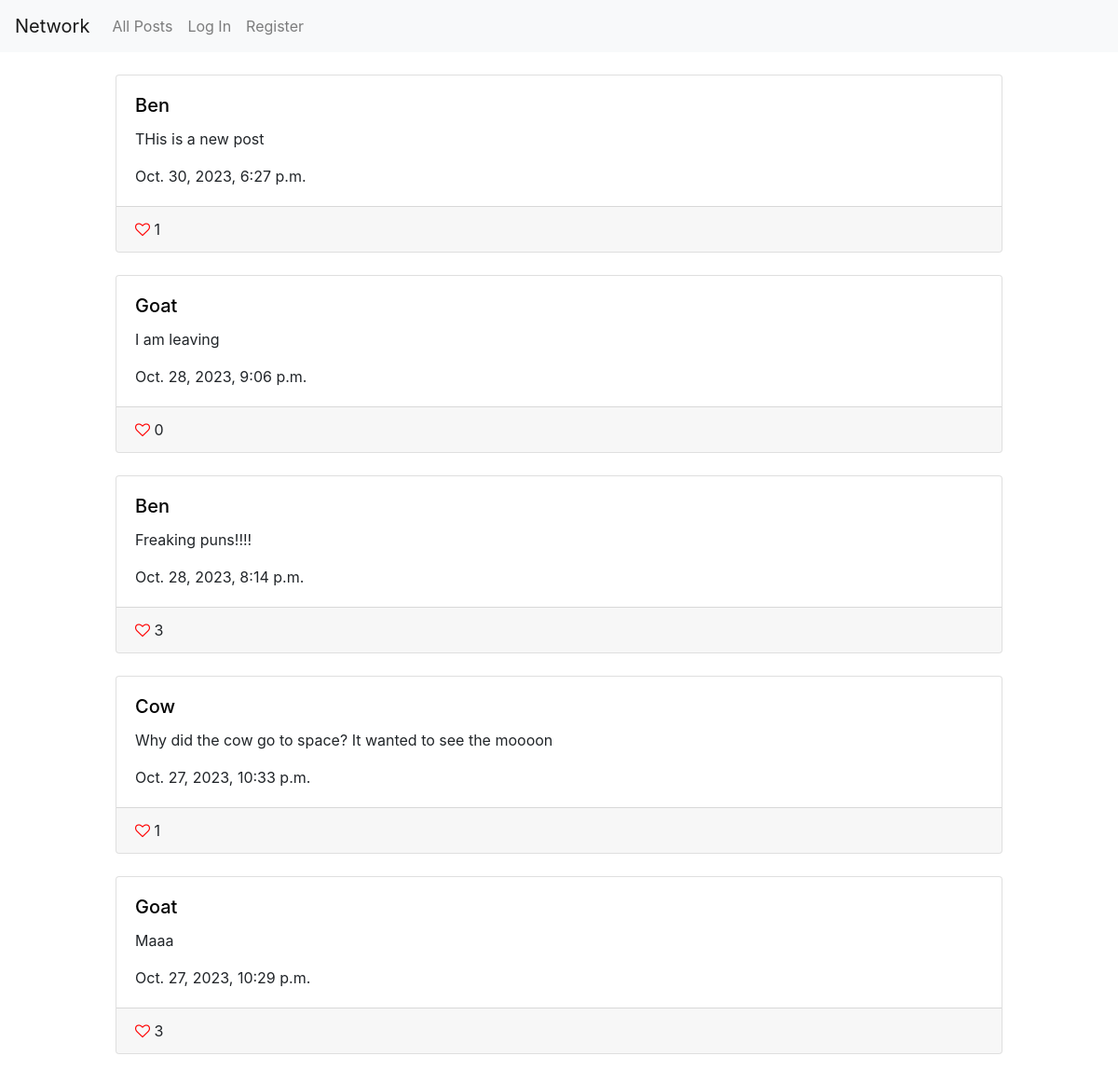
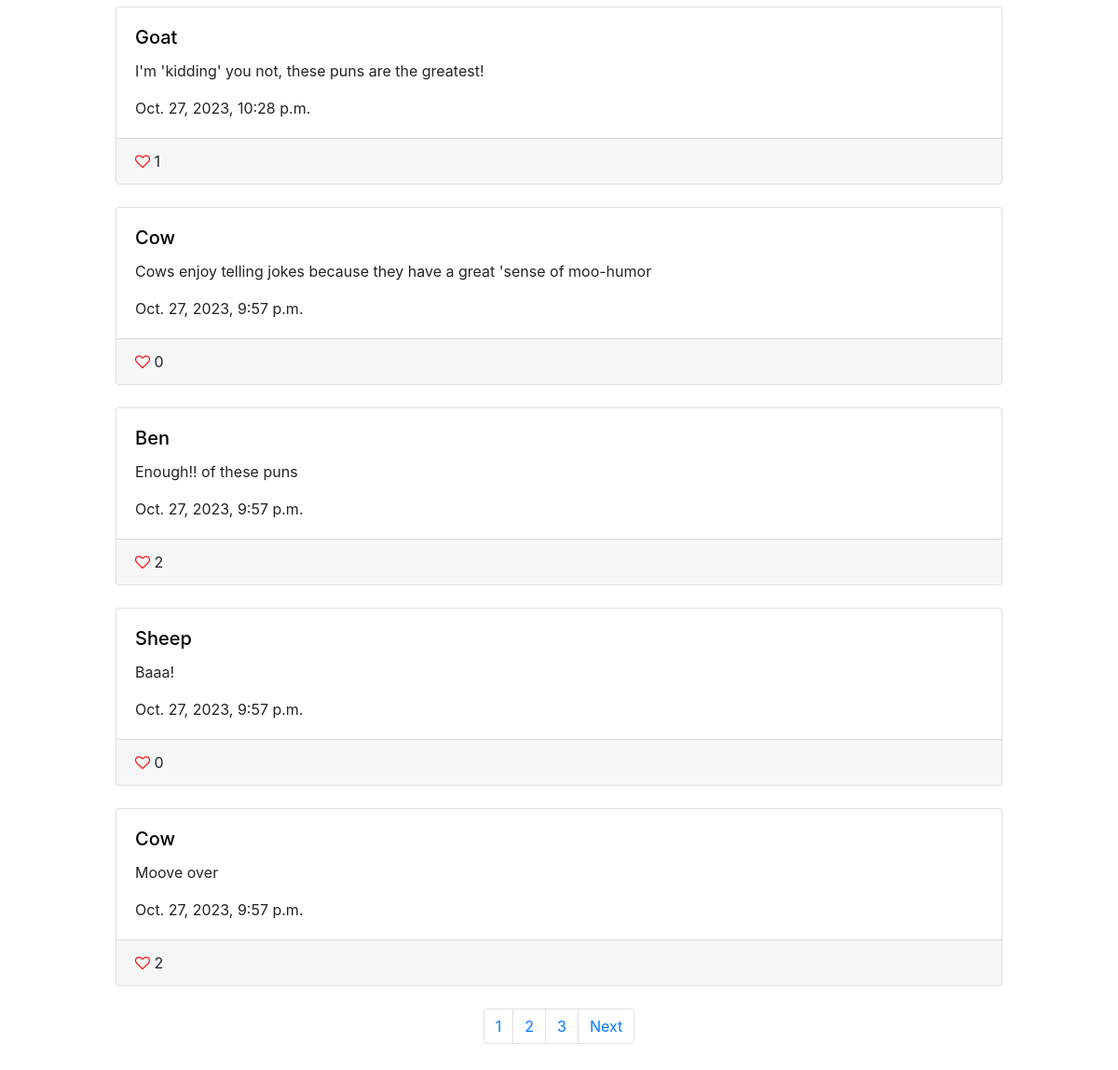
The page / on the database its author committed (2 pictures, top to bottom).
### network/models.py (models this page shows, shortened)
class Post(models.Model):
    user = models.ForeignKey(User, on_delete=models.CASCADE, related_name="posts")
    text = models.CharField(max_length=280)
    date_time = models.DateTimeField(auto_now_add=True)

class User(AbstractUser):
    followers = models.ManyToManyField(
        "self", symmetrical=False, related_name="following", blank=True
    )

### network/views.py (the view, shortened to what this page needs)
# urls.py: path("", views.index, name="index"),
def index(request):
    allPosts = (
        Post.objects.annotate(like_count=Count("like")).order_by("-date_time").all()
    )
    posts = paginate(request, allPosts)
    return render(request, "network/index.html", {"form": PostForm(), "posts": posts})

### network/views.py (called while the page is built)
def paginate(request, posts):
    paginator = Paginator(posts, 10)
    page_number = request.GET.get("page", 1)
    try:
        posts = paginator.get_page(page_number)
    except PageNotAnInteger:
        posts = paginator.page(1)
        logger.error(posts)
    except EmptyPage:
        posts = paginator.page(paginator.num_pages)
    return posts

### network/templates/network/index.html (shortened to what this page needs)
{% extends 'network/layout.html' %}
{% block body %}
  {% for post in posts %}
    {% include 'network/post_card.html' %}
    {% empty %}
    <h2 class="pt-4">Sorry, No Posts.</h2>
  {% endfor %}
  {% include 'network/pagination.html' %}
{% endblock %}

### network/templates/network/layout.html (shortened to what this page needs)
{% load static %}
<!DOCTYPE html>
<html lang="en">
  <head>
    <link rel="stylesheet" href="https://stackpath.bootstrapcdn.com/bootstrap/4.4.1/css/bootstrap.min.css" />
    <link href="{% static 'font-awesome/css/font-awesome.css' %}" rel="stylesheet" type="text/css" />
    <link href="{% static 'network/styles.css' %}" rel="stylesheet" />
  </head>
  {% load like_tags %}
  <body>
    <nav class="navbar navbar-expand-lg navbar-light bg-light">
      <span class="navbar-brand" href="#">Network</span>
      <div>
        <ul class="navbar-nav mr-auto">
          <li class="nav-item">
            <a class="nav-link" href="{% url 'index' %}">All Posts</a>
          </li>
          {% if user.is_authenticated %}
            <li class="nav-item">
              <a class="nav-link" href="{% url 'following' %}">Following</a>
            </li>
            <li class="nav-item">
              <a class="nav-link" href="{% url 'logout' %}">Log Out</a>
            </li>
          {% else %}
            <li class="nav-item">
              <a class="nav-link" href="{% url 'login' %}">Log In</a>
            </li>
            <li class="nav-item">
              <a class="nav-link" href="{% url 'register' %}">Register</a>
            </li>
          {% endif %}
        </ul>
      </div>
    </nav>
    <div class="body mx-auto" style="max-width: 1000px; padding-bottom: 92px;">
      {% block body %}
      {% endblock %}
    </div>
  </body>
</html>

### network/templates/network/post_card.html (shortened to what this page needs)
{% load static %}
{% load like_tags %}
<div class="card m-4">
  <div class="card-body">
   <h5 class="card-title"> <a href="{% url 'profile' post.user %}">{{ post.user }}</a></h5>
    <div id="post-{{ post.id }}">
      <p id="post-text-{{ post.id }}" class="card-text">{{ post.text }}</p>
      <p class="card-text">{{ post.date_time }}</p>
    </div>
  </div>
  <div class="card-footer" style="user-select: none;">
    {% if user.is_authenticated %}
    <i class="fa {% if user|has_liked:post %}fa-heart{% else %}fa-heart-o{% endif %}"
       data-post-id="{{ post.id }}"
       aria-hidden="true">
    </i>
    {% else %}
      <i class="fa fa-heart-o disabled"></i>
    {% endif %}
    <span id="like-count-{{ post.id }}">{{ post.like_set.count }}</span>
  </div>
</div>

### network/templates/network/pagination.html (shortened to what this page needs)
<nav aria-label="Page navigation example">
  <ul class="pagination justify-content-center">
    {% if posts.paginator.page_range|length > 1 %}
      {% for num in posts.paginator.page_range %}
        <li class="page-item">
          <a class="page-link" href="?page={{ num }}">{{ num }}</a>
        </li>
      {% endfor %}
    {% endif %}
    {% if posts.has_next %}
      <li class="page-item">
        <a class="page-link" href="?page={{ posts.next_page_number }}" aria-label="Next"><span aria-hidden="true">Next</span></a>
      </li>
    {% endif %}
  </ul>
</nav>

### network/static/network/styles.css (style rules this page uses)
.fa { cursor: pointer; color: red; }
.card-title a { color: black; }
.disabled { cursor: default; pointer-events: none; }

### rows shown on the page
Post: user "Ben", text "THis is a new post", date_time "Oct. 30, 2023, 6:27 p.m.", like_set.count "1"
Post: user "Goat", text "I am leaving", date_time "Oct. 28, 2023, 9:06 p.m.", like_set.count "0"
Post: user "Ben", text "Freaking puns!!!!", date_time "Oct. 28, 2023, 8:14 p.m.", like_set.count "3"
Post: user "Cow", text "Why did the cow go to space? It wanted to see the moooon", date_time "Oct. 27, 2023, 10:33 p.m.", like_set.count "1"
Post: user "Goat", text "Maaa", date_time "Oct. 27, 2023, 10:29 p.m.", like_set.count "3"
Post: user "Goat", text "I'm 'kidding' you not, these puns are the greatest!", date_time "Oct. 27, 2023, 10:28 p.m.", like_set.count "1"
Post: user "Cow", text "Cows enjoy telling jokes because they have a great 'sense of moo-humor", date_time "Oct. 27, 2023, 9:57 p.m.", like_set.count "0"
Post: user "Ben", text "Enough!! of these puns", date_time "Oct. 27, 2023, 9:57 p.m.", like_set.count "2"
Post: user "Sheep", text "Baaa!", date_time "Oct. 27, 2023, 9:57 p.m.", like_set.count "0"
Post: user "Cow", text "Moove over", date_time "Oct. 27, 2023, 9:57 p.m.", like_set.count "2"

### other values the page prints
{{ num }} "1" "2" "3"
